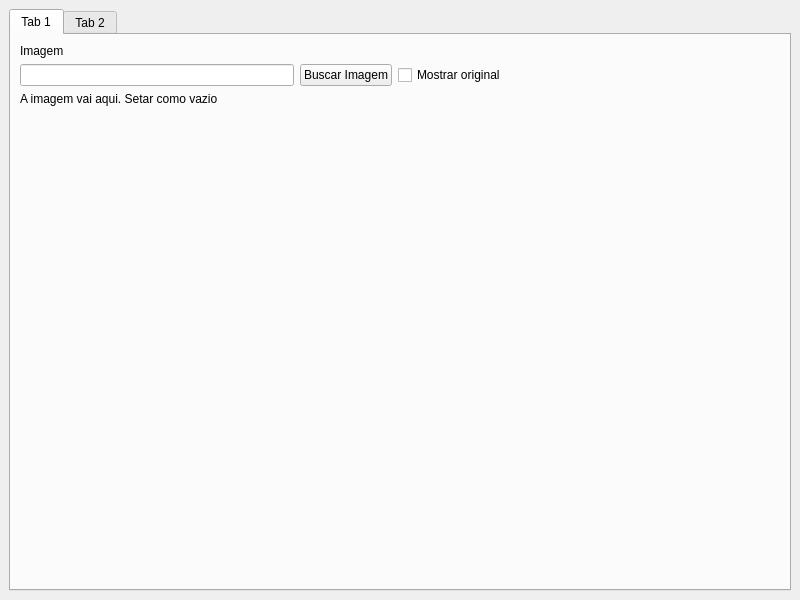
<?xml version="1.0" encoding="UTF-8"?>
<ui version="4.0">
 <class>MainWindow</class>
 <widget class="QMainWindow" name="MainWindow">
  <property name="geometry">
   <rect>
    <x>0</x>
    <y>0</y>
    <width>800</width>
    <height>600</height>
   </rect>
  </property>
  <property name="windowTitle">
   <string>MainWindow</string>
  </property>
  <widget class="QWidget" name="centralwidget">
   <layout class="QVBoxLayout" name="verticalLayout">
    <item>
     <widget class="QTabWidget" name="tabWidget">
      <property name="currentIndex">
       <number>0</number>
      </property>
      <widget class="QWidget" name="tab">
       <attribute name="title">
        <string>Tab 1</string>
       </attribute>
       <layout class="QVBoxLayout" name="verticalLayout_2">
        <item>
         <widget class="QLabel" name="label">
          <property name="text">
           <string>Imagem</string>
          </property>
         </widget>
        </item>
        <item>
         <layout class="QHBoxLayout" name="horizontalLayout_2">
          <item>
           <widget class="QLineEdit" name="input_arquivo"/>
          </item>
          <item>
           <widget class="QPushButton" name="botao_buscarImagem">
            <property name="text">
             <string>Buscar Imagem</string>
            </property>
           </widget>
          </item>
          <item>
           <widget class="QCheckBox" name="check_mostrarOriginal">
            <property name="text">
             <string>Mostrar original</string>
            </property>
           </widget>
          </item>
          <item>
           <spacer name="horizontalSpacer">
            <property name="orientation">
             <enum>Qt::Horizontal</enum>
            </property>
            <property name="sizeHint" stdset="0">
             <size>
              <width>40</width>
              <height>20</height>
             </size>
            </property>
           </spacer>
          </item>
         </layout>
        </item>
        <item>
         <widget class="QLabel" name="label_imagem">
          <property name="text">
           <string>A imagem vai aqui. Setar como vazio</string>
          </property>
         </widget>
        </item>
        <item>
         <spacer name="verticalSpacer">
          <property name="orientation">
           <enum>Qt::Vertical</enum>
          </property>
          <property name="sizeHint" stdset="0">
           <size>
            <width>20</width>
            <height>40</height>
           </size>
          </property>
         </spacer>
        </item>
       </layout>
      </widget>
      <widget class="QWidget" name="tab_2">
       <attribute name="title">
        <string>Tab 2</string>
       </attribute>
       <layout class="QHBoxLayout" name="horizontalLayout_3">
        <item>
         <layout class="QVBoxLayout" name="verticalLayout_3">
          <item>
           <widget class="QLabel" name="label_3">
            <property name="minimumSize">
             <size>
              <width>150</width>
              <height>0</height>
             </size>
            </property>
            <property name="text">
             <string>Filtros espaciais</string>
            </property>
           </widget>
          </item>
          <item>
           <widget class="QComboBox" name="combo_filtrosEspaciais">
            <item>
             <property name="text">
              <string>Nenhum</string>
             </property>
            </item>
           </widget>
          </item>
          <item>
           <widget class="QLabel" name="label_4">
            <property name="minimumSize">
             <size>
              <width>0</width>
              <height>0</height>
             </size>
            </property>
            <property name="text">
             <string>Filtros no domínio da frequência</string>
            </property>
           </widget>
          </item>
          <item>
           <widget class="QComboBox" name="combo_filtrosFrequencia">
            <item>
             <property name="text">
              <string>Nenhum</string>
             </property>
            </item>
           </widget>
          </item>
          <item>
           <spacer name="verticalSpacer_3">
            <property name="orientation">
             <enum>Qt::Vertical</enum>
            </property>
            <property name="sizeHint" stdset="0">
             <size>
              <width>20</width>
              <height>40</height>
             </size>
            </property>
           </spacer>
          </item>
          <item>
           <widget class="QPushButton" name="botao_aplicar">
            <property name="text">
             <string>Aplicar</string>
            </property>
           </widget>
          </item>
         </layout>
        </item>
        <item>
         <widget class="QScrollArea" name="scrollArea">
          <property name="widgetResizable">
           <bool>true</bool>
          </property>
          <widget class="QWidget" name="scrollAreaWidgetContents">
           <property name="geometry">
            <rect>
             <x>0</x>
             <y>0</y>
             <width>563</width>
             <height>513</height>
            </rect>
           </property>
           <layout class="QVBoxLayout" name="verticalLayout_5">
            <item>
             <widget class="QLabel" name="label_5">
              <property name="text">
               <string>Transformações geométricas</string>
              </property>
             </widget>
            </item>
            <item>
             <widget class="QCheckBox" name="check_escala">
              <property name="text">
               <string>Escala</string>
              </property>
             </widget>
            </item>
            <item>
             <widget class="QLabel" name="valor_escala">
              <property name="text">
               <string>1.0</string>
              </property>
             </widget>
            </item>
            <item>
             <widget class="QSlider" name="slide_escala">
              <property name="orientation">
               <enum>Qt::Horizontal</enum>
              </property>
             </widget>
            </item>
            <item>
             <widget class="Line" name="line_3">
              <property name="orientation">
               <enum>Qt::Horizontal</enum>
              </property>
             </widget>
            </item>
            <item>
             <widget class="QCheckBox" name="check_angulo">
              <property name="text">
               <string>Ângulo</string>
              </property>
             </widget>
            </item>
            <item>
             <widget class="QLabel" name="valor_angulo">
              <property name="text">
               <string>1</string>
              </property>
             </widget>
            </item>
            <item>
             <widget class="QSlider" name="slide_angulo">
              <property name="orientation">
               <enum>Qt::Horizontal</enum>
              </property>
             </widget>
            </item>
            <item>
             <widget class="Line" name="line_2">
              <property name="orientation">
               <enum>Qt::Horizontal</enum>
              </property>
             </widget>
            </item>
            <item>
             <widget class="QCheckBox" name="check_espelhamento">
              <property name="text">
               <string>Espelhamento</string>
              </property>
             </widget>
            </item>
            <item>
             <widget class="QRadioButton" name="radio_espelhamentoH">
              <property name="text">
               <string>Horizontal</string>
              </property>
             </widget>
            </item>
            <item>
             <widget class="QRadioButton" name="radio_espelhamentoV">
              <property name="text">
               <string>Vertical</string>
              </property>
             </widget>
            </item>
            <item>
             <widget class="QRadioButton" name="radio_espelhamentoHV">
              <property name="text">
               <string>Horizontal e vertical</string>
              </property>
             </widget>
            </item>
            <item>
             <widget class="Line" name="line">
              <property name="orientation">
               <enum>Qt::Horizontal</enum>
              </property>
             </widget>
            </item>
            <item>
             <widget class="QCheckBox" name="check_translacao">
              <property name="text">
               <string>Translação</string>
              </property>
             </widget>
            </item>
            <item>
             <widget class="QRadioButton" name="radio_translacaoCE">
              <property name="text">
               <string>Cima e esquerda</string>
              </property>
             </widget>
            </item>
            <item>
             <widget class="QRadioButton" name="radio_translacaoBD">
              <property name="text">
               <string>Baixo e direita</string>
              </property>
             </widget>
            </item>
            <item>
             <spacer name="verticalSpacer_2">
              <property name="orientation">
               <enum>Qt::Vertical</enum>
              </property>
              <property name="sizeHint" stdset="0">
               <size>
                <width>20</width>
                <height>40</height>
               </size>
              </property>
             </spacer>
            </item>
           </layout>
          </widget>
         </widget>
        </item>
       </layout>
      </widget>
     </widget>
    </item>
   </layout>
  </widget>
  <widget class="QMenuBar" name="menubar">
   <property name="geometry">
    <rect>
     <x>0</x>
     <y>0</y>
     <width>800</width>
     <height>20</height>
    </rect>
   </property>
  </widget>
 </widget>
 <resources/>
 <connections/>
</ui>
